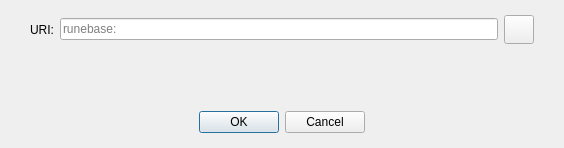
<?xml version="1.0" encoding="UTF-8"?>
<ui version="4.0">
 <class>OpenURIDialog</class>
 <widget class="QDialog" name="OpenURIDialog">
  <property name="geometry">
   <rect>
    <x>0</x>
    <y>0</y>
    <width>564</width>
    <height>148</height>
   </rect>
  </property>
  <property name="windowTitle">
   <string>Open runebase URI</string>
  </property>
  <layout class="QVBoxLayout" name="verticalLayout">
   <property name="leftMargin">
    <number>0</number>
   </property>
   <property name="topMargin">
    <number>15</number>
   </property>
   <property name="rightMargin">
    <number>0</number>
   </property>
   <property name="bottomMargin">
    <number>0</number>
   </property>
   <item>
    <layout class="QHBoxLayout" name="horizontalLayout">
     <property name="leftMargin">
      <number>30</number>
     </property>
     <property name="rightMargin">
      <number>30</number>
     </property>
     <item>
      <widget class="QLabel" name="label">
       <property name="text">
        <string>URI:</string>
       </property>
      </widget>
     </item>
     <item>
      <widget class="QValidatedLineEdit" name="uriEdit">
       <property name="placeholderText">
        <string notr="true">runebase:</string>
       </property>
      </widget>
     </item>
     <item>
      <widget class="QToolButton" name="pasteButton">
       <property name="toolTip">
        <string extracomment="Tooltip text for button that allows you to paste an address that is in your clipboard.">Paste address from clipboard</string>
       </property>
       <property name="text">
        <string/>
       </property>
       <property name="icon">
        <iconset resource="../bitcoin.qrc">
         <normaloff>:/icons/editpaste</normaloff>:/icons/editpaste
        </iconset>
       </property>
       <property name="iconSize">
        <size>
         <width>22</width>
         <height>22</height>
        </size>
       </property>
      </widget>
     </item>
    </layout>
   </item>
   <item>
    <spacer name="verticalSpacer">
     <property name="orientation">
      <enum>Qt::Vertical</enum>
     </property>
     <property name="sizeHint" stdset="0">
      <size>
       <width>20</width>
       <height>40</height>
      </size>
     </property>
    </spacer>
   </item>
   <item>
    <widget class="QWidget" name="buttonsContainerWhite" native="true">
     <layout class="QHBoxLayout" name="horizontalLayout_2">
      <property name="leftMargin">
       <number>30</number>
      </property>
      <property name="topMargin">
       <number>15</number>
      </property>
      <property name="rightMargin">
       <number>30</number>
      </property>
      <property name="bottomMargin">
       <number>15</number>
      </property>
      <item>
       <widget class="QDialogButtonBox" name="buttonBox">
        <property name="orientation">
         <enum>Qt::Horizontal</enum>
        </property>
        <property name="standardButtons">
         <set>QDialogButtonBox::Cancel|QDialogButtonBox::Ok</set>
        </property>
        <property name="centerButtons">
         <bool>true</bool>
        </property>
       </widget>
      </item>
     </layout>
    </widget>
   </item>
  </layout>
 </widget>
 <customwidgets>
  <customwidget>
   <class>QValidatedLineEdit</class>
   <extends>QLineEdit</extends>
   <header>qt/qvalidatedlineedit.h</header>
  </customwidget>
 </customwidgets>
 <resources/>
 <connections>
  <connection>
   <sender>buttonBox</sender>
   <signal>accepted()</signal>
   <receiver>OpenURIDialog</receiver>
   <slot>accept()</slot>
   <hints>
    <hint type="sourcelabel">
     <x>248</x>
     <y>254</y>
    </hint>
    <hint type="destinationlabel">
     <x>157</x>
     <y>274</y>
    </hint>
   </hints>
  </connection>
  <connection>
   <sender>buttonBox</sender>
   <signal>rejected()</signal>
   <receiver>OpenURIDialog</receiver>
   <slot>reject()</slot>
   <hints>
    <hint type="sourcelabel">
     <x>316</x>
     <y>260</y>
    </hint>
    <hint type="destinationlabel">
     <x>286</x>
     <y>274</y>
    </hint>
   </hints>
  </connection>
 </connections>
</ui>
